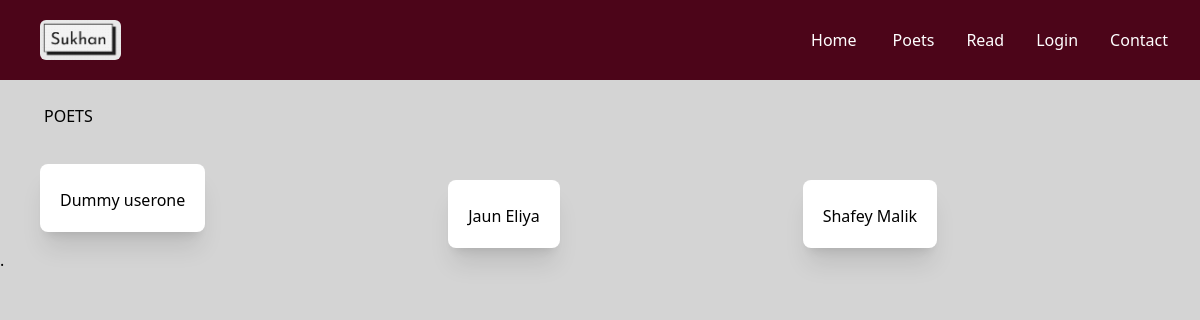
The page /poets/ on the database as committed earlier.
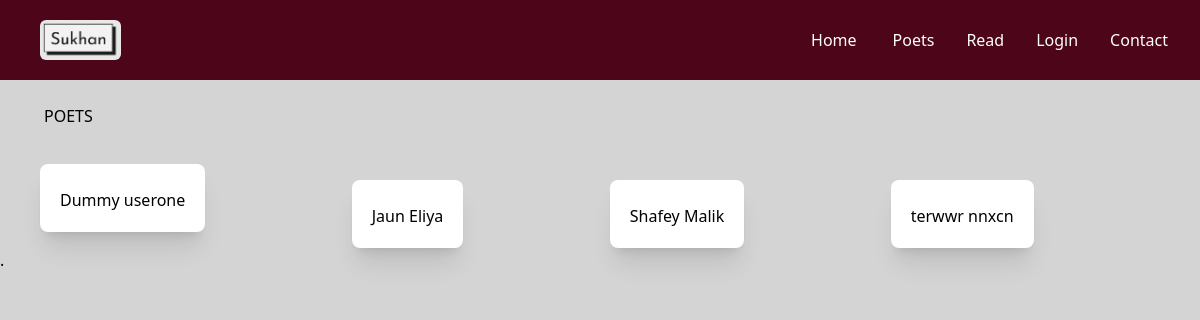
The same page on the database as committed later.
### dekhta/models.py (models this page shows, shortened)
class Poets(models.Model):
    user = models.OneToOneField(User, on_delete=models.CASCADE, null=True)
    first_name = models.CharField(max_length = 25)
    last_name = models.CharField(max_length = 25)
    posts_count = models.IntegerField(default = 0)
    pfp = models.ImageField(default = 'default.jpg', upload_to = PoetProfilePicPath('pfps'))

### dekhta/views.py (the view)
# urls.py: path('poets/', views.all_poets, name = 'poets'),
def all_poets(request):
    poets = Poets.objects.all().order_by('first_name')
    poets = poets[1:]
    return render(request, 'poets.html', {'poet': poets})

### dekhta/templates/poets.html (shortened to what this page needs)
{% extends 'navbar.html' %}
{% block content %}
<main class="bg-neutral-300 px-5 md:px-10 h-max ">
<div class="">
    <h1 class="pl-1 py-6">POETS</h1>
    <div class=" grid grid-columns-5 space-y-4  sm:grid-flow-col sm:space-x-5 ">
        {% for p in poet %}
        <a href="/poets/{{p.first_name}}-{{p.last_name}}">
            <div class="bg-white rounded-lg shadow-xl mt-3 p-5 w-fit   hover:bg-rose-700 hover:font-bold hover:text-white">
                <div class="pt-1">
                    <p class="">{{p.first_name}} {{p.last_name}}</p>
                </div>
            </div>
        </a>
        {% endfor %}
</main>
{% endblock content %}

Rows that differ between the two databases and show on the page:
added Poets: first_name "terwwr", last_name "nnxcn"
